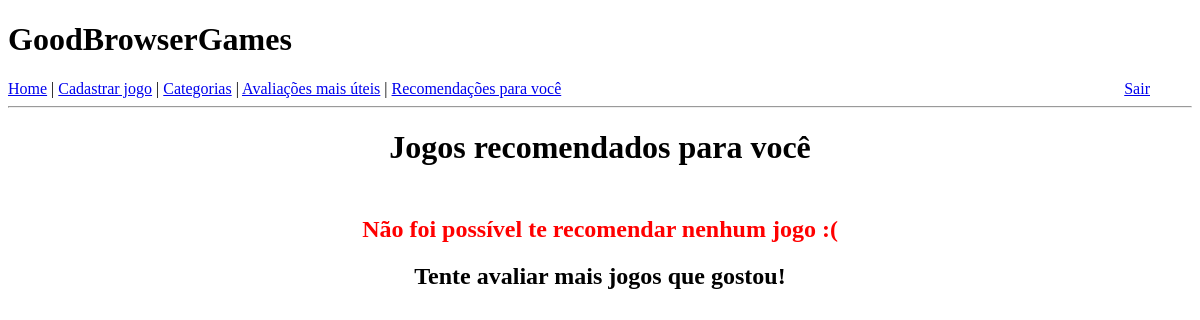
The page /recomendacoes (signed in) on the database as committed earlier.
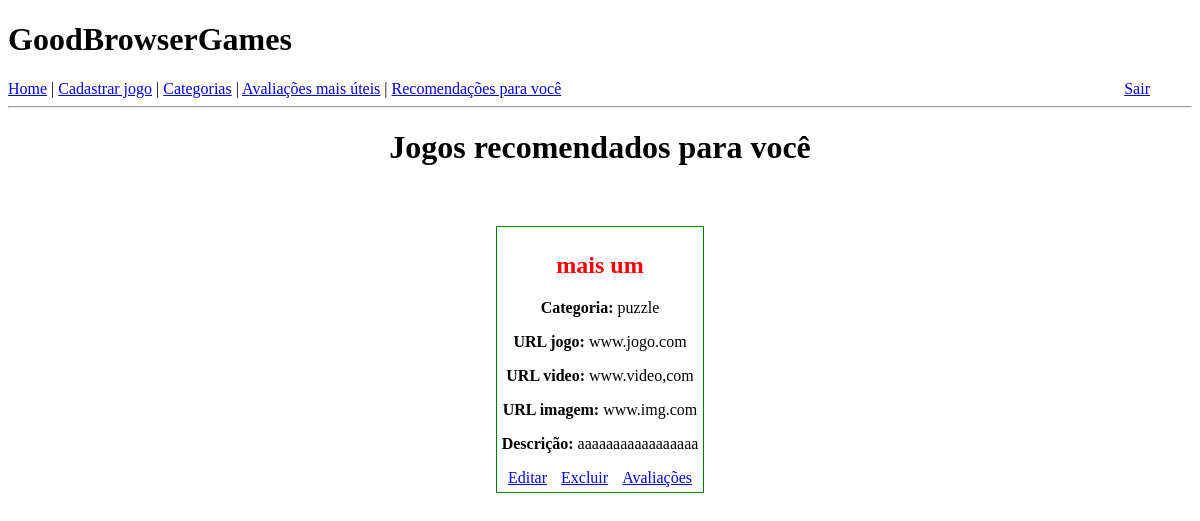
The same page on the database as committed later.
### app/models.py (models this page shows)
class Jogo(db.Model):
    id = db.Column(db.Integer, primary_key=True)
    nome = db.Column(db.String(128), index=True, )
    categoria = db.Column(db.String(64), index=True)
    url_jogo = db.Column(db.String, index=True)
    url_video = db.Column(db.String, index=True)
    url_imagem = db.Column(db.String, index=True)
    descricao = db.Column(db.String, index=True)

### app/routes.py (the view)
@app.route("/recomendacoes", methods=["GET", "POST"])
def recomendacoes():
    jogos_avaliados = list(JogoAvaliado.query.filter_by(user_id=current_user.id))
    ids_jogos_avaliados = [j.jogo_id for j in jogos_avaliados]
    jogos_recomendados = []
    categorias_avaliadas = {}
    if jogos_avaliados:
        for jogo_avaliado in jogos_avaliados:
            jogo = Jogo.query.filter_by(id=jogo_avaliado.jogo_id).first()
            cat = jogo.categoria
            qnt_avaliacoes = categorias_avaliadas.get(cat, None)
            if qnt_avaliacoes:
                qnt_avaliacoes += 1
                categorias_avaliadas[cat] = qnt_avaliacoes
            else:
                categorias_avaliadas[cat] = 1
        categoria_preferida = max(categorias_avaliadas.items(), key=operator.itemgetter(1))[0]
        todos_jogos_cat_preferida = list(Jogo.query.filter_by(categoria=categoria_preferida))
        for jogo in todos_jogos_cat_preferida:
            if jogo.id not in ids_jogos_avaliados:
                jogos_recomendados.append(jogo)
    return render_template("recomendacoes.html", jogos_recomendados=jogos_recomendados)

### app/models.py (called while the page is built)
@login.user_loader
def load_user(id):
    return User.query.get(int(id))

### app/templates/recomendacoes.html (shortened to what this page needs)
{% extends "base.html" %}
{% block content %}
    <div style="text-align: center;">
        <h1 style="margin-bottom: 50px;">Jogos recomendados para você</h1>
        {% if jogos_recomendados %}
            {% for jogo in jogos_recomendados %}
            <div class="jogo">
                <h2>{{ jogo.nome }}</h2>
                <p><b>Categoria:</b> {{ jogo.categoria }}</p>
                <p><b>URL jogo:</b> {{ jogo.url_jogo }}</p>
                <p><b>URL video:</b> {{ jogo.url_video }}</p>
                <p><b>URL imagem:</b> {{ jogo.url_imagem }}</p>
                <p><b>Descrição:</b> {{ jogo.descricao }}</p>
                <p class="botoes"><a href="/editar-jogo/{{jogo.id}}">Editar</a></p>
                <p class="botoes"><a href="/delete-jogo/{{jogo.id}}">Excluir</a></p>
                <p class="botoes"><a href="/listar-avaliacoes/{{jogo.id}}">Avaliações</a></p>
            </div>
            {% endfor %}
        {% else %}
            <h2 style="color: red;">Não foi possível te recomendar nenhum jogo :(</h2>
            <h2>Tente avaliar mais jogos que gostou!</h2>
        {% endif %}
    </div>
{% endblock %}

Rows that differ between the two databases and show on the page:
added Jogo: nome "mais um", categoria "puzzle", url_jogo "www.jogo.com", url_video "www.video,com", url_imagem "www.img.com", descricao "aaaaaaaaaaaaaaaaa"
Other text that changed with them:
text no longer shown: "Não foi possível te recomendar nenhum jogo :( Tente avaliar mais jogos que gostou!"
